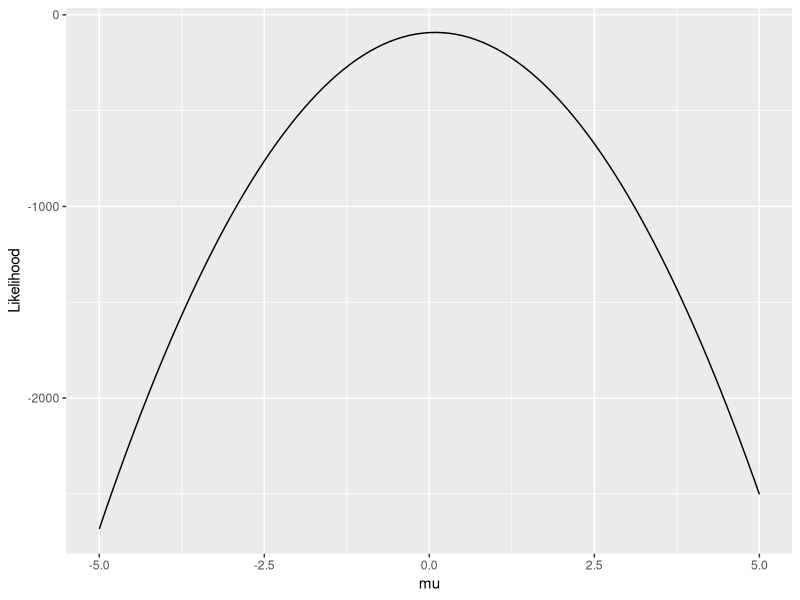
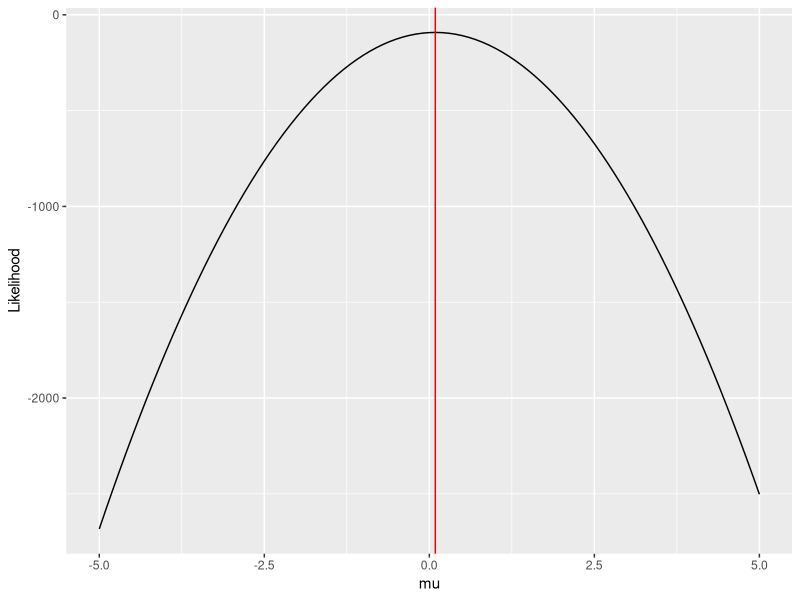
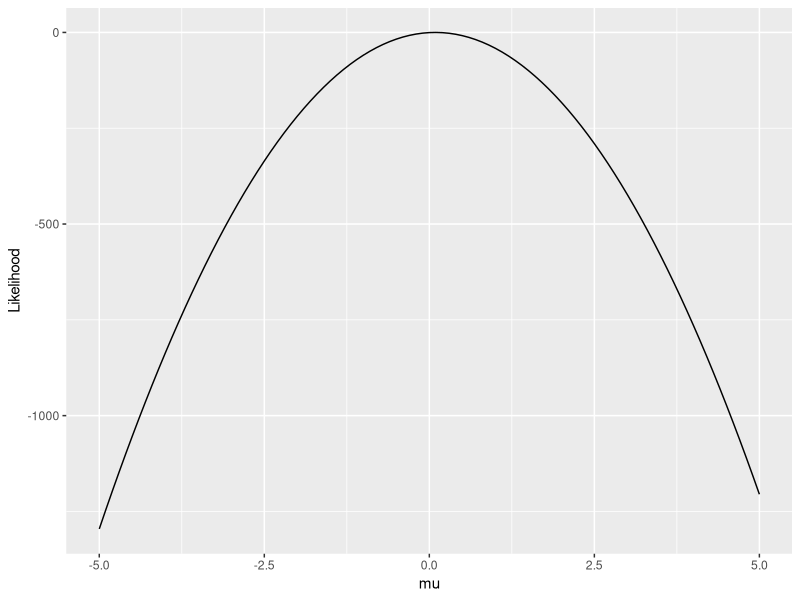
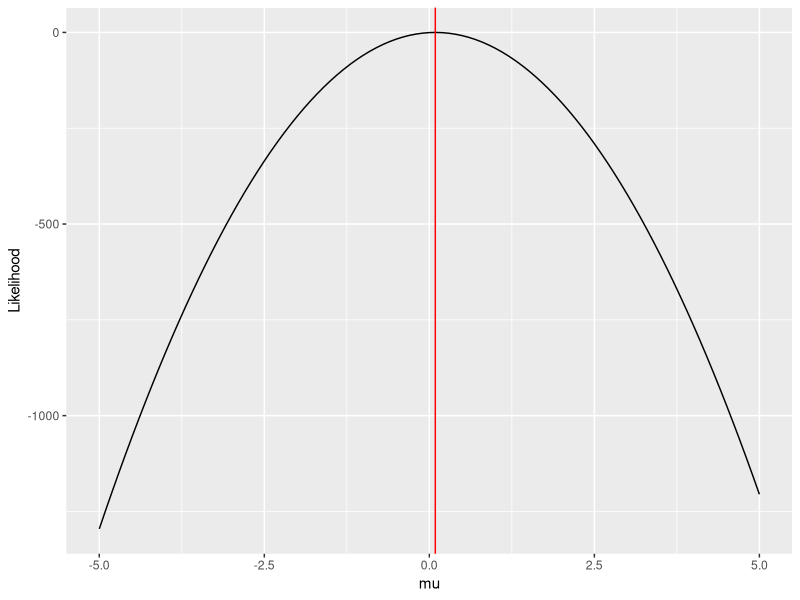
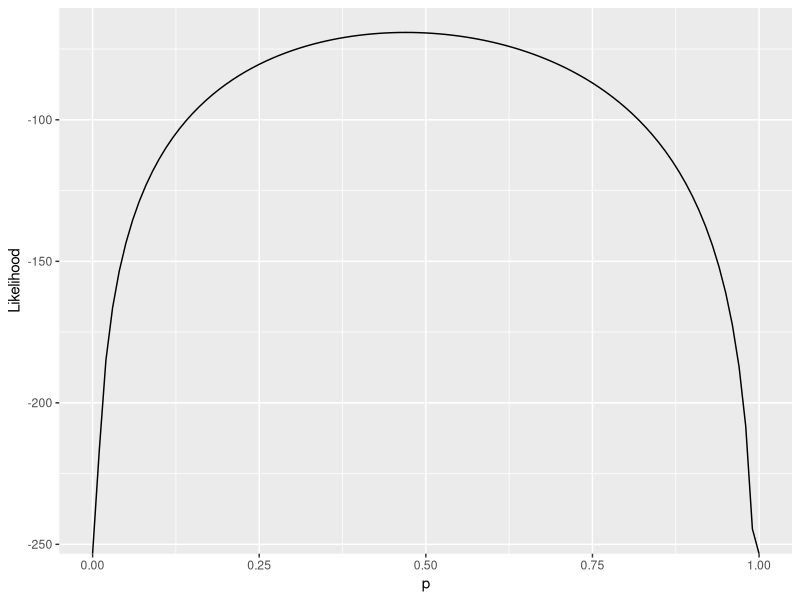
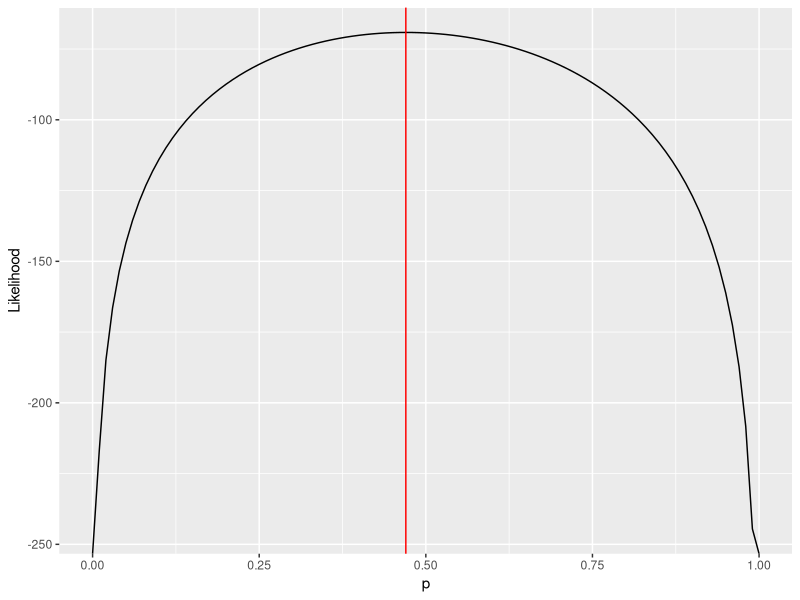

Here is the R script that generated these plots, in order:
## ---- chunk 1
knitr::opts_chunk$set(echo = TRUE)
## ---- chunk 2
library(ggplot2)
## ---- chunk 3
# library(imager)
# im <- load.image('../central_dogma_inference.png')
# plot(im)
## ---- chunk 4
set.seed(123)
n <- 100
x <- rnorm(100, mean = 0, sd=1)
## ---- chunk 5
L1 <- function(mu){#Log-Likelihood Function with normalizing constants 
  -(n/2)*log(2*pi)-n*(mean(x)-mu)^2
}
p1 <- ggplot(data = data.frame(mu = 0), mapping = aes(x=mu))+stat_function(fun = L1)+
     xlim(-5,5)+scale_y_continuous(name = "Likelihood")
p1 #plot log-likelihood function against mu
p1+geom_vline(xintercept = mean(x), color = 'red') #identify the MLE

L2 <- function(mu){#Log-Likelihood Function without normalizing constants 
  -n/2*(mean(x)-mu)^2
}
p2 <- ggplot(data = data.frame(mu = 0), mapping = aes(x=mu))+stat_function(fun = L2)+
     xlim(-5,5)+scale_y_continuous(name = "Likelihood")
p2 #plot log-likelihood function against mu
p2+geom_vline(xintercept = mean(x), color = 'red') #identify the MLE
## ---- chunk 6
set.seed(123)
n <- 100
x <- rbinom(n, 1, 0.5)
## ---- chunk 7
L <- function(p){#Log-Likelihood Function
  sum(x)*log(p)+(n-sum(x))*log(1-p)
}
p <- ggplot(data = data.frame(p = 0), mapping = aes(x=p))+stat_function(fun = L)+
     xlim(0,1)+scale_y_continuous(name = "Likelihood")
p #plot log-likelihood function against mu
p+geom_vline(xintercept = mean(x), color = 'red') #identify the MLE
